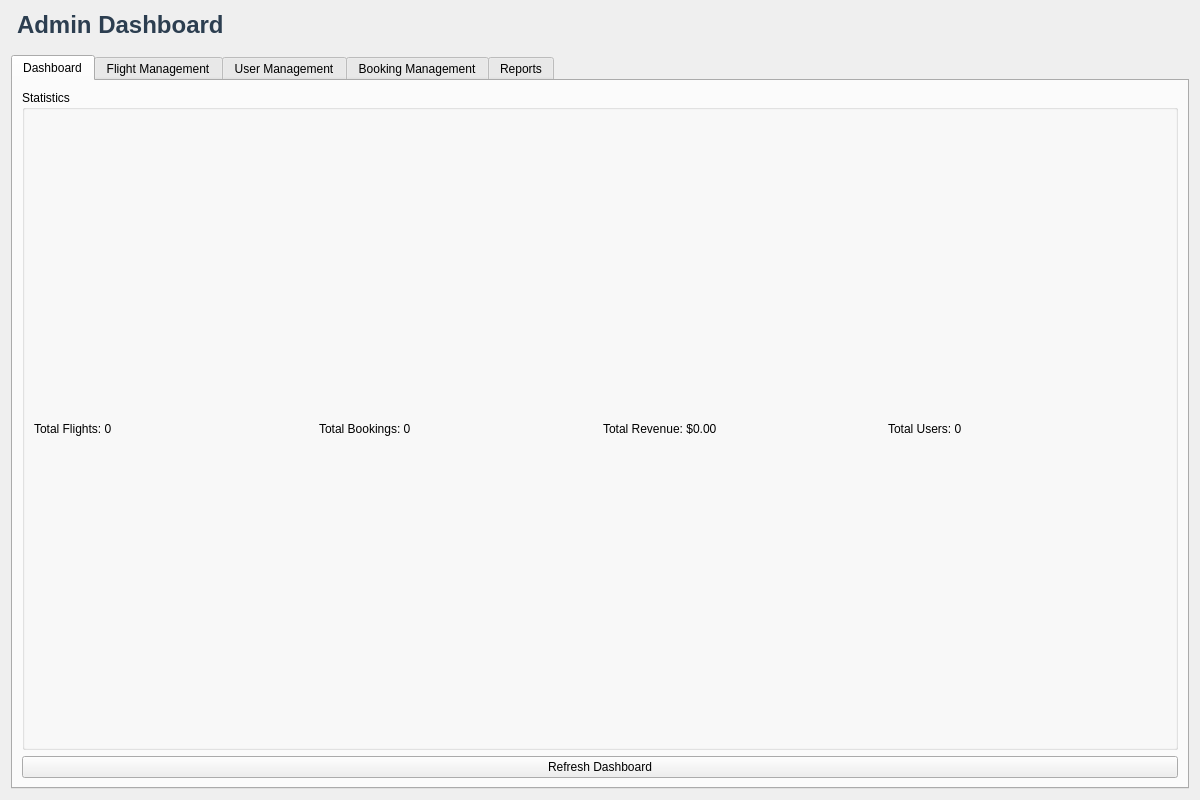
<?xml version="1.0" encoding="UTF-8"?>
<ui version="4.0">
 <class>AdminWindow</class>
 <widget class="QWidget" name="AdminWindow">
  <property name="geometry">
   <rect>
    <x>0</x>
    <y>0</y>
    <width>1200</width>
    <height>800</height>
   </rect>
  </property>
  <property name="windowTitle">
   <string>Admin Dashboard</string>
  </property>
  <layout class="QVBoxLayout" name="verticalLayout">
   <item>
    <widget class="QLabel" name="titleLabel">
     <property name="text">
      <string>Admin Dashboard</string>
     </property>
     <property name="styleSheet">
      <string>font-size: 24px; font-weight: bold; color: #2c3e50; margin-bottom: 10px;</string>
     </property>
    </widget>
   </item>
   <item>
    <widget class="QTabWidget" name="tabWidget">
     <property name="currentIndex">
      <number>0</number>
     </property>
     <widget class="QWidget" name="dashboardTab">
      <attribute name="title">
       <string>Dashboard</string>
      </attribute>
      <layout class="QVBoxLayout" name="dashboardLayout">
       <item>
        <widget class="QGroupBox" name="statsGroup">
         <property name="title">
          <string>Statistics</string>
         </property>
         <layout class="QGridLayout" name="statsGrid">
          <item row="0" column="0">
           <widget class="QLabel" name="totalFlightsLabel">
            <property name="text">
             <string>Total Flights: 0</string>
            </property>
           </widget>
          </item>
          <item row="0" column="1">
           <widget class="QLabel" name="totalBookingsLabel">
            <property name="text">
             <string>Total Bookings: 0</string>
            </property>
           </widget>
          </item>
          <item row="0" column="2">
           <widget class="QLabel" name="totalRevenueLabel">
            <property name="text">
             <string>Total Revenue: $0.00</string>
            </property>
           </widget>
          </item>
          <item row="0" column="3">
           <widget class="QLabel" name="totalUsersLabel">
            <property name="text">
             <string>Total Users: 0</string>
            </property>
           </widget>
          </item>
         </layout>
        </widget>
       </item>
       <item>
        <widget class="QPushButton" name="refreshButton">
         <property name="text">
          <string>Refresh Dashboard</string>
         </property>
        </widget>
       </item>
      </layout>
     </widget>
     <widget class="QWidget" name="flightsTab">
      <attribute name="title">
       <string>Flight Management</string>
      </attribute>
      <layout class="QVBoxLayout" name="flightsLayout">
       <item>
        <widget class="QGroupBox" name="flightFormGroup">
         <property name="title">
          <string>Flight Information</string>
         </property>
         <layout class="QGridLayout" name="flightFormLayout">
          <item row="0" column="0">
           <widget class="QLabel" name="flightNumberLabel">
            <property name="text">
             <string>Flight Number:</string>
            </property>
           </widget>
          </item>
          <item row="0" column="1">
           <widget class="QLineEdit" name="flightNumberEdit">
            <property name="placeholderText">
             <string>e.g., CW101</string>
            </property>
           </widget>
          </item>
          <item row="0" column="2">
           <widget class="QLabel" name="originLabel">
            <property name="text">
             <string>Origin:</string>
            </property>
           </widget>
          </item>
          <item row="0" column="3">
           <widget class="QLineEdit" name="originEdit">
            <property name="placeholderText">
             <string>e.g., New York</string>
            </property>
           </widget>
          </item>
          <item row="1" column="0">
           <widget class="QLabel" name="destinationLabel">
            <property name="text">
             <string>Destination:</string>
            </property>
           </widget>
          </item>
          <item row="1" column="1">
           <widget class="QLineEdit" name="destinationEdit">
            <property name="placeholderText">
             <string>e.g., Los Angeles</string>
            </property>
           </widget>
          </item>
          <item row="1" column="2">
           <widget class="QLabel" name="priceLabel">
            <property name="text">
             <string>Price ($):</string>
            </property>
           </widget>
          </item>
          <item row="1" column="3">
           <widget class="QDoubleSpinBox" name="priceSpinBox">
            <property name="range">
             <double>0.010000000000000</double>
            </property>
            <property name="maximum">
             <double>10000.000000000000000</double>
            </property>
            <property name="value">
             <double>299.990000000000009</double>
            </property>
            <property name="decimals">
             <number>2</number>
            </property>
           </widget>
          </item>
         </layout>
        </widget>
       </item>
       <item>
        <layout class="QHBoxLayout" name="flightButtonsLayout">
         <item>
          <widget class="QPushButton" name="addFlightButton">
           <property name="text">
            <string>Add Flight</string>
           </property>
          </widget>
         </item>
         <item>
          <widget class="QPushButton" name="editFlightButton">
           <property name="text">
            <string>Edit Flight</string>
           </property>
          </widget>
         </item>
         <item>
          <widget class="QPushButton" name="deleteFlightButton">
           <property name="text">
            <string>Delete Flight</string>
           </property>
          </widget>
         </item>
         <item>
          <spacer name="horizontalSpacer">
           <property name="orientation">
            <enum>Qt::Horizontal</enum>
           </property>
           <property name="sizeHint" stdset="0">
            <size>
             <width>40</width>
             <height>20</height>
            </size>
           </property>
          </spacer>
         </item>
        </layout>
       </item>
       <item>
        <widget class="QTableWidget" name="flightTable">
         <property name="alternatingRowColors">
          <bool>true</bool>
         </property>
         <property name="selectionBehavior">
          <enum>QAbstractItemView::SelectRows</enum>
         </property>
        </widget>
       </item>
      </layout>
     </widget>
     <widget class="QWidget" name="usersTab">
      <attribute name="title">
       <string>User Management</string>
      </attribute>
      <layout class="QVBoxLayout" name="usersLayout">
       <item>
        <widget class="QTableWidget" name="userTable">
         <property name="alternatingRowColors">
          <bool>true</bool>
         </property>
         <property name="selectionBehavior">
          <enum>QAbstractItemView::SelectRows</enum>
         </property>
        </widget>
       </item>
      </layout>
     </widget>
     <widget class="QWidget" name="bookingsTab">
      <attribute name="title">
       <string>Booking Management</string>
      </attribute>
      <layout class="QVBoxLayout" name="bookingsLayout">
       <item>
        <widget class="QTableWidget" name="bookingTable">
         <property name="alternatingRowColors">
          <bool>true</bool>
         </property>
         <property name="selectionBehavior">
          <enum>QAbstractItemView::SelectRows</enum>
         </property>
        </widget>
       </item>
      </layout>
     </widget>
     <widget class="QWidget" name="reportsTab">
      <attribute name="title">
       <string>Reports</string>
      </attribute>
      <layout class="QVBoxLayout" name="reportsLayout">
       <item>
        <widget class="QGroupBox" name="dateRangeGroup">
         <property name="title">
          <string>Date Range</string>
         </property>
         <layout class="QHBoxLayout" name="dateRangeLayout">
          <item>
           <widget class="QLabel" name="fromLabel">
            <property name="text">
             <string>From:</string>
            </property>
           </widget>
          </item>
          <item>
           <widget class="QDateEdit" name="startDateEdit">
            <property name="calendarPopup">
             <bool>true</bool>
            </property>
           </widget>
          </item>
          <item>
           <widget class="QLabel" name="toLabel">
            <property name="text">
             <string>To:</string>
            </property>
           </widget>
          </item>
          <item>
           <widget class="QDateEdit" name="endDateEdit">
            <property name="calendarPopup">
             <bool>true</bool>
            </property>
           </widget>
          </item>
          <item>
           <spacer name="horizontalSpacer_2">
            <property name="orientation">
             <enum>Qt::Horizontal</enum>
            </property>
            <property name="sizeHint" stdset="0">
             <size>
              <width>40</width>
              <height>20</height>
             </size>
            </property>
           </spacer>
          </item>
         </layout>
        </widget>
       </item>
       <item>
        <layout class="QHBoxLayout" name="reportButtonsLayout">
         <item>
          <widget class="QPushButton" name="generateReportButton">
           <property name="text">
            <string>Generate Report</string>
           </property>
          </widget>
         </item>
         <item>
          <widget class="QPushButton" name="exportReportButton">
           <property name="text">
            <string>Export Report</string>
           </property>
          </widget>
         </item>
         <item>
          <spacer name="horizontalSpacer_3">
           <property name="orientation">
            <enum>Qt::Horizontal</enum>
           </property>
           <property name="sizeHint" stdset="0">
            <size>
             <width>40</width>
             <height>20</height>
            </size>
           </property>
          </spacer>
         </item>
        </layout>
       </item>
       <item>
        <widget class="QTextEdit" name="reportTextEdit">
         <property name="readOnly">
          <bool>true</bool>
         </property>
        </widget>
       </item>
      </layout>
     </widget>
    </widget>
   </item>
  </layout>
 </widget>
 <resources/>
 <connections/>
</ui> 
